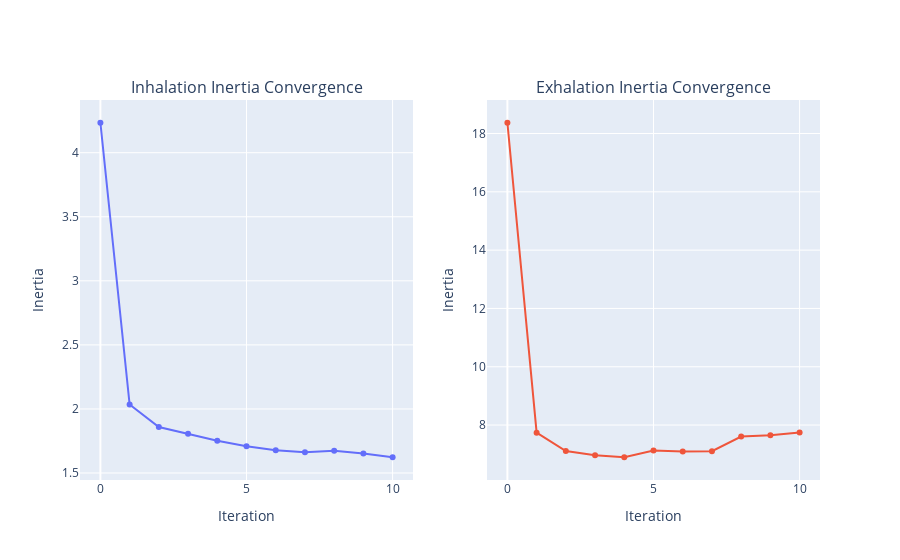

Here is the notebook cell this chart was saved with:
### Code cell
pipe.plot_intertia()

### Figure 1 — Plotly figure (JSON) as saved in the notebook; plotly's stock layout.template omitted (floating-point values rounded to 4 significant figures)
{"data": [{"type": "scatter", "xaxis": "x", "y": [4.234, 2.034, 1.859, 1.806, 1.752, 1.709, 1.677, 1.661, 1.674, 1.653, 1.623], "yaxis": "y"}, {"type": "scatter", "xaxis": "x2", "y": [18.37, 7.738, 7.108, 6.963, 6.896, 7.126, 7.095, 7.104, 7.604, 7.65, 7.748], "yaxis": "y2"}], "layout": {"annotations": [{"font": {"size": 16}, "showarrow": false, "text": "Inhalation Inertia Convergence", "x": 0.225, "xanchor": "center", "xref": "paper", "y": 1, "yanchor": "bottom", "yref": "paper"}, {"font": {"size": 16}, "showarrow": false, "text": "Exhalation Inertia Convergence", "x": 0.775, "xanchor": "center", "xref": "paper", "y": 1, "yanchor": "bottom", "yref": "paper"}], "showlegend": false, "xaxis": {"anchor": "y", "domain": [0, 0.45], "title": {"text": "Iteration"}}, "xaxis2": {"anchor": "y2", "domain": [0.55, 1], "title": {"text": "Iteration"}}, "yaxis": {"anchor": "x", "domain": [0, 1], "title": {"text": "Inertia"}}, "yaxis2": {"anchor": "x2", "domain": [0, 1], "title": {"text": "Inertia"}}}}
